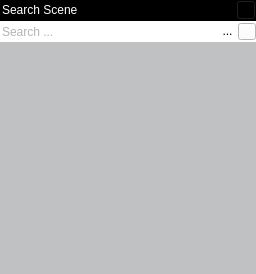
      <widget class="QWidget" name="m_pWidgetSearchScene" native="true">
       <property name="sizePolicy">
        <sizepolicy hsizetype="Expanding" vsizetype="Expanding">
         <horstretch>0</horstretch>
         <verstretch>0</verstretch>
        </sizepolicy>
       </property>
       <property name="styleSheet">
        <string notr="true">background-color:rgb(191,193,194);</string>
       </property>
       <layout class="QVBoxLayout" name="verticalLayout_27">
        <property name="spacing">
         <number>0</number>
        </property>
        <property name="leftMargin">
         <number>0</number>
        </property>
        <property name="topMargin">
         <number>0</number>
        </property>
        <property name="rightMargin">
         <number>0</number>
        </property>
        <property name="bottomMargin">
         <number>0</number>
        </property>
        <item>
         <widget class="QWidget" name="widget_18" native="true">
          <property name="sizePolicy">
           <sizepolicy hsizetype="Expanding" vsizetype="Fixed">
            <horstretch>0</horstretch>
            <verstretch>0</verstretch>
           </sizepolicy>
          </property>
          <property name="minimumSize">
           <size>
            <width>0</width>
            <height>21</height>
           </size>
          </property>
          <property name="maximumSize">
           <size>
            <width>2500</width>
            <height>21</height>
           </size>
          </property>
          <property name="styleSheet">
           <string notr="true">background-color:rgb(0, 0, 0)</string>
          </property>
          <layout class="QHBoxLayout" name="horizontalLayout_22">
           <property name="spacing">
            <number>0</number>
           </property>
           <property name="leftMargin">
            <number>0</number>
           </property>
           <property name="topMargin">
            <number>0</number>
           </property>
           <property name="rightMargin">
            <number>0</number>
           </property>
           <property name="bottomMargin">
            <number>0</number>
           </property>
           <item>
            <widget class="QLabel" name="label_59">
             <property name="sizePolicy">
              <sizepolicy hsizetype="Fixed" vsizetype="Fixed">
               <horstretch>0</horstretch>
               <verstretch>0</verstretch>
              </sizepolicy>
             </property>
             <property name="styleSheet">
              <string notr="true">color:rgb(255, 255, 255)</string>
             </property>
             <property name="text">
              <string>Search Scene</string>
             </property>
             <property name="indent">
              <number>2</number>
             </property>
            </widget>
           </item>
           <item>
            <spacer name="horizontalSpacer_11">
             <property name="orientation">
              <enum>Qt::Horizontal</enum>
             </property>
             <property name="sizeHint" stdset="0">
              <size>
               <width>2</width>
               <height>20</height>
              </size>
             </property>
            </spacer>
           </item>
           <item>
            <widget class="QToolButton" name="m_pToolButtonSearchScene">
             <property name="sizePolicy">
              <sizepolicy hsizetype="Fixed" vsizetype="Fixed">
               <horstretch>0</horstretch>
               <verstretch>0</verstretch>
              </sizepolicy>
             </property>
             <property name="maximumSize">
              <size>
               <width>20</width>
               <height>20</height>
              </size>
             </property>
             <property name="layoutDirection">
              <enum>Qt::RightToLeft</enum>
             </property>
             <property name="text">
              <string>...</string>
             </property>
             <property name="icon">
              <iconset>
               <normaloff>:/close-icon.png</normaloff>:/close-icon.png</iconset>
             </property>
             <property name="iconSize">
              <size>
               <width>10</width>
               <height>10</height>
              </size>
             </property>
            </widget>
           </item>
          </layout>
         </widget>
        </item>
        <item>
         <widget class="QWidget" name="widget" native="true">
          <property name="sizePolicy">
           <sizepolicy hsizetype="Expanding" vsizetype="Expanding">
            <horstretch>0</horstretch>
            <verstretch>0</verstretch>
           </sizepolicy>
          </property>
          <property name="minimumSize">
           <size>
            <width>0</width>
            <height>21</height>
           </size>
          </property>
          <property name="maximumSize">
           <size>
            <width>16777215</width>
            <height>21</height>
           </size>
          </property>
          <property name="styleSheet">
           <string notr="true">background-color:white;</string>
          </property>
          <layout class="QHBoxLayout" name="horizontalLayout_25">
           <property name="spacing">
            <number>0</number>
           </property>
           <property name="sizeConstraint">
            <enum>QLayout::SetMaximumSize</enum>
           </property>
           <property name="leftMargin">
            <number>0</number>
           </property>
           <property name="topMargin">
            <number>0</number>
           </property>
           <property name="rightMargin">
            <number>0</number>
           </property>
           <property name="bottomMargin">
            <number>0</number>
           </property>
           <item>
            <widget class="QLineEdit" name="m_p_LineEdit_Search">
             <property name="sizePolicy">
              <sizepolicy hsizetype="Expanding" vsizetype="Expanding">
               <horstretch>0</horstretch>
               <verstretch>0</verstretch>
              </sizepolicy>
             </property>
             <property name="minimumSize">
              <size>
               <width>0</width>
               <height>21</height>
              </size>
             </property>
             <property name="maximumSize">
              <size>
               <width>16777215</width>
               <height>21</height>
              </size>
             </property>
             <property name="styleSheet">
              <string notr="true">color:rgb(105,105,105);
background-color:transparent;
border-radius: 0px;
border:0px;</string>
             </property>
             <property name="frame">
              <bool>false</bool>
             </property>
             <property name="placeholderText">
              <string>Search ...</string>
             </property>
             <property name="cursorMoveStyle">
              <enum>Qt::LogicalMoveStyle</enum>
             </property>
            </widget>
           </item>
           <item>
            <widget class="QToolButton" name="m_p_ToolButton_Search">
             <property name="minimumSize">
              <size>
               <width>21</width>
               <height>0</height>
              </size>
             </property>
             <property name="maximumSize">
              <size>
               <width>20</width>
               <height>20</height>
              </size>
             </property>
             <property name="autoFillBackground">
              <bool>false</bool>
             </property>
             <property name="styleSheet">
              <string notr="true">background-color:transparent;
border: 0px;</string>
             </property>
             <property name="text">
              <string>...</string>
             </property>
             <property name="icon">
              <iconset>
               <normaloff>:/toolbar_find.png</normaloff>:/toolbar_find.png</iconset>
             </property>
             <property name="autoRaise">
              <bool>true</bool>
             </property>
            </widget>
           </item>
           <item>
            <widget class="QToolButton" name="m_p_ToolButton_SearchClose">
             <property name="text">
              <string/>
             </property>
             <property name="icon">
              <iconset>
               <normaloff>:/close-icon.png</normaloff>:/close-icon.png</iconset>
             </property>
             <property name="iconSize">
              <size>
               <width>10</width>
               <height>10</height>
              </size>
             </property>
            </widget>
           </item>
          </layout>
         </widget>
        </item>
        <item>
         <widget class="QWidget" name="m_pSearchListWidget" native="true">
          <property name="enabled">
           <bool>true</bool>
          </property>
          <property name="styleSheet">
           <string notr="true">background-color:rgb(191,193,194);</string>
          </property>
          <layout class="QHBoxLayout" name="horizontalLayout_4">
           <property name="spacing">
            <number>0</number>
           </property>
           <property name="leftMargin">
            <number>0</number>
           </property>
           <property name="topMargin">
            <number>0</number>
           </property>
           <property name="rightMargin">
            <number>0</number>
           </property>
           <property name="bottomMargin">
            <number>0</number>
           </property>
           <item>
            <widget class="QListView" name="m_pListView">
             <property name="enabled">
              <bool>true</bool>
             </property>
             <property name="styleSheet">
              <string notr="true">QListView {
	background-color:rgb(191,193,194);
	selection-background-color: rgb(132, 132, 132);
	color:rgb(255,255,255);
}

QListView::item:hover,QListView::item:selected {
	background-color: rgb(132, 132, 132)
}
</string>
             </property>
             <property name="frameShape">
              <enum>QFrame::NoFrame</enum>
             </property>
             <property name="lineWidth">
              <number>1</number>
             </property>
             <property name="midLineWidth">
              <number>0</number>
             </property>
             <property name="tabKeyNavigation">
              <bool>true</bool>
             </property>
             <property name="alternatingRowColors">
              <bool>false</bool>
             </property>
             <property name="iconSize">
              <size>
               <width>0</width>
               <height>0</height>
              </size>
             </property>
             <property name="textElideMode">
              <enum>Qt::ElideLeft</enum>
             </property>
             <property name="resizeMode">
              <enum>QListView::Adjust</enum>
             </property>
             <property name="layoutMode">
              <enum>QListView::SinglePass</enum>
             </property>
             <property name="spacing">
              <number>1</number>
             </property>
             <property name="gridSize">
              <size>
               <width>0</width>
               <height>16</height>
              </size>
             </property>
             <property name="batchSize">
              <number>100</number>
             </property>
             <property name="selectionRectVisible">
              <bool>true</bool>
             </property>
            </widget>
           </item>
          </layout>
         </widget>
        </item>
        <item>
         <spacer name="verticalSpacer">
          <property name="orientation">
           <enum>Qt::Vertical</enum>
          </property>
          <property name="sizeHint" stdset="0">
           <size>
            <width>20</width>
            <height>40</height>
           </size>
          </property>
         </spacer>
        </item>
       </layout>
      </widget>
